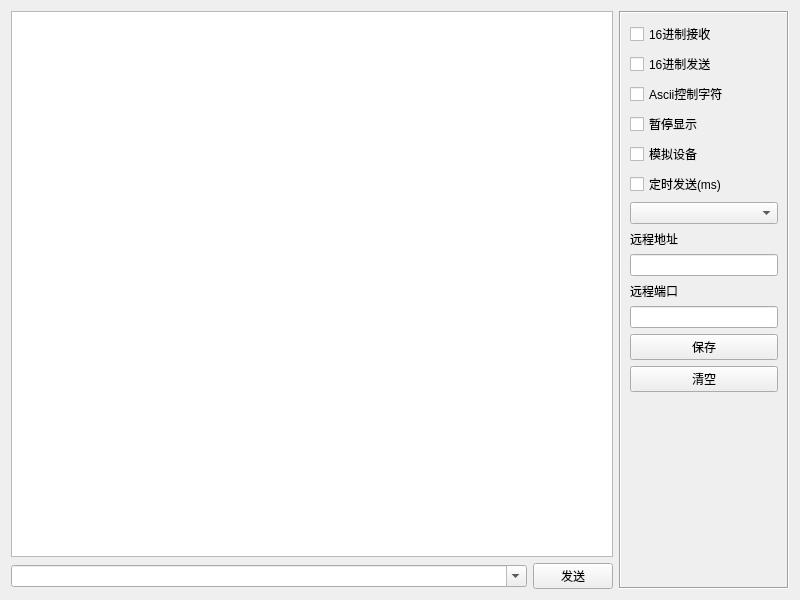
<?xml version="1.0" encoding="UTF-8"?>
<ui version="4.0">
 <class>frmUdpClient</class>
 <widget class="QWidget" name="frmUdpClient">
  <property name="geometry">
   <rect>
    <x>0</x>
    <y>0</y>
    <width>800</width>
    <height>600</height>
   </rect>
  </property>
  <property name="windowTitle">
   <string>Form</string>
  </property>
  <layout class="QGridLayout" name="gridLayout">
   <item row="0" column="0">
    <widget class="QTextEdit" name="txtMain">
     <property name="readOnly">
      <bool>true</bool>
     </property>
    </widget>
   </item>
   <item row="0" column="1" rowspan="2">
    <widget class="QFrame" name="frame">
     <property name="minimumSize">
      <size>
       <width>170</width>
       <height>0</height>
      </size>
     </property>
     <property name="maximumSize">
      <size>
       <width>170</width>
       <height>16777215</height>
      </size>
     </property>
     <property name="frameShape">
      <enum>QFrame::Box</enum>
     </property>
     <property name="frameShadow">
      <enum>QFrame::Sunken</enum>
     </property>
     <layout class="QVBoxLayout" name="verticalLayout_2">
      <item>
       <widget class="QCheckBox" name="ckHexReceive">
        <property name="text">
         <string>16进制接收</string>
        </property>
       </widget>
      </item>
      <item>
       <widget class="QCheckBox" name="ckHexSend">
        <property name="text">
         <string>16进制发送</string>
        </property>
       </widget>
      </item>
      <item>
       <widget class="QCheckBox" name="ckAscii">
        <property name="text">
         <string>Ascii控制字符</string>
        </property>
       </widget>
      </item>
      <item>
       <widget class="QCheckBox" name="ckShow">
        <property name="text">
         <string>暂停显示</string>
        </property>
       </widget>
      </item>
      <item>
       <widget class="QCheckBox" name="ckDebug">
        <property name="text">
         <string>模拟设备</string>
        </property>
       </widget>
      </item>
      <item>
       <widget class="QCheckBox" name="ckAutoSend">
        <property name="text">
         <string>定时发送(ms)</string>
        </property>
       </widget>
      </item>
      <item>
       <widget class="QComboBox" name="cboxInterval"/>
      </item>
      <item>
       <widget class="QLabel" name="labServerIP">
        <property name="text">
         <string>远程地址</string>
        </property>
       </widget>
      </item>
      <item>
       <widget class="QLineEdit" name="txtServerIP"/>
      </item>
      <item>
       <widget class="QLabel" name="labServerPort">
        <property name="text">
         <string>远程端口</string>
        </property>
       </widget>
      </item>
      <item>
       <widget class="QLineEdit" name="txtServerPort"/>
      </item>
      <item>
       <widget class="QPushButton" name="btnSave">
        <property name="text">
         <string>保存</string>
        </property>
       </widget>
      </item>
      <item>
       <widget class="QPushButton" name="btnClear">
        <property name="text">
         <string>清空</string>
        </property>
       </widget>
      </item>
      <item>
       <spacer name="verticalSpacer">
        <property name="orientation">
         <enum>Qt::Vertical</enum>
        </property>
        <property name="sizeHint" stdset="0">
         <size>
          <width>20</width>
          <height>40</height>
         </size>
        </property>
       </spacer>
      </item>
     </layout>
    </widget>
   </item>
   <item row="1" column="0">
    <widget class="QWidget" name="widget" native="true">
     <layout class="QHBoxLayout" name="layUdpServer">
      <property name="leftMargin">
       <number>0</number>
      </property>
      <property name="topMargin">
       <number>0</number>
      </property>
      <property name="rightMargin">
       <number>0</number>
      </property>
      <property name="bottomMargin">
       <number>0</number>
      </property>
      <item>
       <widget class="QComboBox" name="cboxData">
        <property name="sizePolicy">
         <sizepolicy hsizetype="Ignored" vsizetype="Fixed">
          <horstretch>0</horstretch>
          <verstretch>0</verstretch>
         </sizepolicy>
        </property>
        <property name="editable">
         <bool>true</bool>
        </property>
       </widget>
      </item>
      <item>
       <widget class="QPushButton" name="btnSend">
        <property name="minimumSize">
         <size>
          <width>80</width>
          <height>0</height>
         </size>
        </property>
        <property name="maximumSize">
         <size>
          <width>80</width>
          <height>16777215</height>
         </size>
        </property>
        <property name="text">
         <string>发送</string>
        </property>
       </widget>
      </item>
     </layout>
    </widget>
   </item>
  </layout>
 </widget>
 <resources/>
 <connections/>
</ui>
